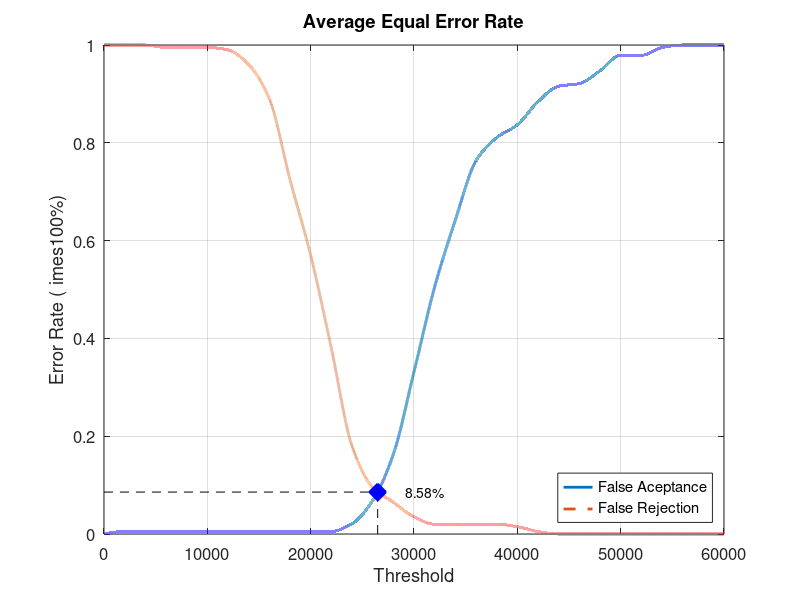
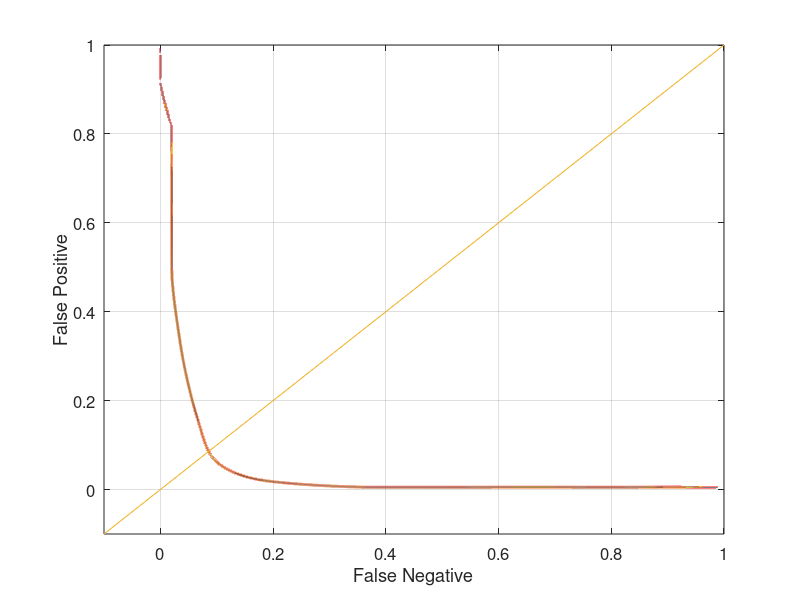

These figures' MATLAB source, in order:
close all;
clear;
clc;
x = 0:2000:60000;
xq = 0:0.5:60000;

y0 = [0 0.00526316 0.00526316 0.00526316 0.00526316 0.00526316 0.00526316 0.00526316 0.00526316 0.00526316 0.00526316 0.00526316 0.0210526 0.0684211 0.163158 0.331579 0.505263 0.642105 0.763158 0.810526 0.836842 0.884211 0.915789 0.921053 0.947368 0.978947 0.978947 0.994737 1 1 1]
yy0 = interp1(x, y0, xq, 'pchip');
y1 = [1 1 1 0.995 0.995 0.995 0.99 0.96 0.89 0.725 0.57 0.38 0.18 0.095 0.065 0.035 0.02 0.02 0.02 0.02 0.015 0.005 0 0 0 0 0 0 0 0 0]
yy1 = interp1(x, y1, xq, 'pchip');

% Calculating EER: 
y2 = abs(y0 - y1);
find(y2 == min(y2))
yy2 = abs(yy0 - yy1);
xEER = find(yy2 == min(yy2));
xEERIndex = xq(xEER) % X-axis EER
yEER = yy0(xEER) % Y-axis EER

main = figure
plot(xq, yy0,'-','LineWidth', 2);	hold on
plot(xq, yy1,'--','LineWidth', 2);	hold on
plot([xEERIndex xEERIndex], [0 yEER], 'k--');	hold on
plot([0 xEERIndex], [yEER yEER], 'k--');	hold on
plot(xEERIndex, yEER, 'bx', 'LineWidth', 10);	hold on
text(xEERIndex + 10 * xEERIndex / 100, yEER, [num2str(round((10000 * yEER)) / 100) '%'])
legend('False Aceptance', 'False Rejection', 'Location', 'SouthEast')
xlabel('Threshold')
ylabel('Error Rate (	imes100%)')
title('Average Equal Error Rate')
set(gca, 'FontSize', 12)
axis([0 60000 0 1])
grid on

print(main, 'Database3_1Main', '-dpng');
FNRxFPR = figure('Color', [1 1 1]);
plot(yy1, yy0, '-', yy1, yy0, 'LineWidth', 2);
hold on
y = -0.1:0.1:1
plot(y, y); 
set(gca, 'FontSize', 12)
xlabel('False Negative')
ylabel('False Positive')
axis([-0.1 1 -0.1 1])
set(gca, 'FontSize', 12)
grid on

print(FNRxFPR, 'Database3_1FNRxFPR','-dpng');
